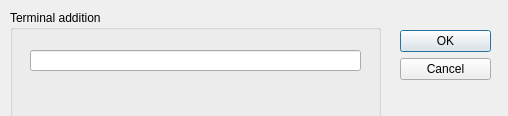
<?xml version="1.0" encoding="UTF-8"?>
<ui version="4.0">
 <class>AddFATerminals</class>
 <widget class="QDialog" name="AddFATerminals">
  <property name="geometry">
   <rect>
    <x>0</x>
    <y>0</y>
    <width>508</width>
    <height>116</height>
   </rect>
  </property>
  <property name="windowTitle">
   <string>Dialog</string>
  </property>
  <widget class="QGroupBox" name="gr_box_fa">
   <property name="geometry">
    <rect>
     <x>10</x>
     <y>10</y>
     <width>371</width>
     <height>261</height>
    </rect>
   </property>
   <property name="title">
    <string>Terminal addition</string>
   </property>
   <widget class="QLineEdit" name="line_add_term">
    <property name="geometry">
     <rect>
      <x>20</x>
      <y>40</y>
      <width>331</width>
      <height>21</height>
     </rect>
    </property>
   </widget>
  </widget>
  <widget class="QDialogButtonBox" name="buttonBox">
   <property name="geometry">
    <rect>
     <x>400</x>
     <y>30</y>
     <width>91</width>
     <height>61</height>
    </rect>
   </property>
   <property name="orientation">
    <enum>Qt::Vertical</enum>
   </property>
   <property name="standardButtons">
    <set>QDialogButtonBox::Cancel|QDialogButtonBox::Ok</set>
   </property>
  </widget>
 </widget>
 <resources/>
 <connections/>
</ui>
